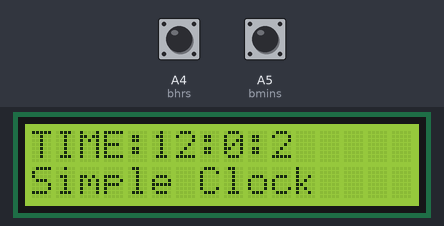
Bench run of a sketch on a simulated Arduino Uno, built with avr-gcc and run on an emulated ATmega328P. Parts: 16×2 character LCD. The test bench sets the inputs (shaded band); at power-on: A4 (bhrs) HIGH, A5 (bmins) HIGH.

Above: at 1.2 s.
1.3 s: A4 (bhrs) pulled LOW for 1 s
At 2.3 s:
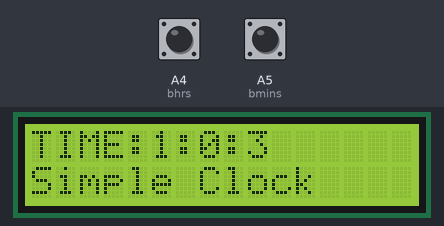
5.5 s: A5 (bmins) pulled LOW for 1 s
At 6.3 s:
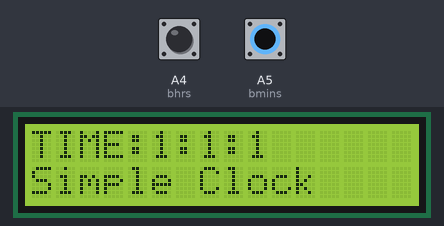
8.0 s: A4 (bhrs) pulled LOW for 1 s
At 8.7 s:
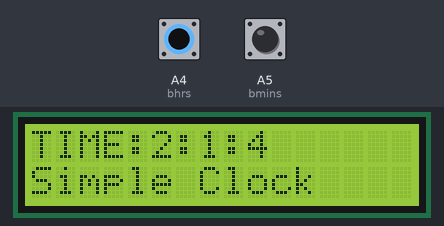
10.5 s: A5 (bmins) pulled LOW for 1 s
At 11.1 s:
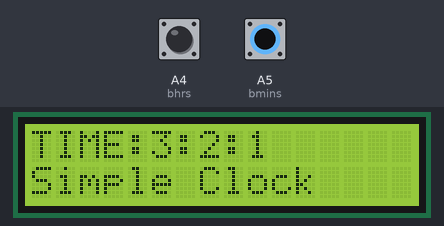
Timing chart, 0 to 13.5 s (numbered marks = the images above; inputs shaded):
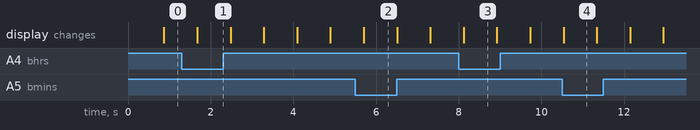

The sketch:

CLOCK.ino
```cpp
#include <LiquidCrystal.h>
LiquidCrystal lcd(7, 6, 5, 4, 3, 2);
int hrs = 12;
int mins = 0;
int sec = 0;
int TIME = 0;
const int bhrs = A4;
const int bmins = A5;
int state1 = 0;
int state2 = 0;
void setup()
{
  lcd.begin(16, 2);
  pinMode(bhrs, INPUT_PULLUP);
  pinMode(bmins, INPUT_PULLUP);
}
void loop()
{
  lcd.setCursor(0, 0);
  sec = sec + 1;
  lcd.print("TIME:" );
  lcd.print(hrs);
  lcd.print(":");
  lcd.print(mins);
  lcd.print(":");
  lcd.print(sec);

  if (TIME ==12) {
    lcd.print(" PM");
  }
  if (TIME == 24) TIME = 0;
  delay(800);
  lcd.clear();
  if (sec == 60)
  {
    sec = 0;
    mins = mins + 1;
  }
  if (mins == 60)
  {
    mins = 0;
    hrs = hrs + 1;
    TIME = TIME + 1;
  }
  if (hrs == 13)
  {
    hrs = 1;
  }
lcd.setCursor(0, 1);
   lcd.print("Simple Clock ");
  state1 = digitalRead(bhrs);
  if (state1 == 0)
  {
    hrs = hrs + 1;
    TIME = TIME + 1;
    if (TIME==12){
      lcd.print(" PM");
    }
    if (TIME == 24) TIME = 0;
    if (hrs == 13)
     hrs = 1;
  }
  state2 = digitalRead(bmins);
  if (state2 == 0)
  {
    sec = 0;
    mins = mins + 1;
  }
}
```

Measured:
- what the display in image 3 shows lasts 0.8 s, from 8.1 s to 8.9 s
